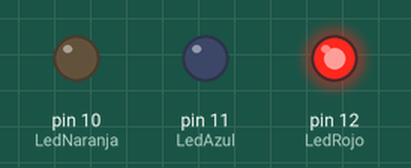
Simulated run of this sketch. Board: Arduino Uno, built with avr-gcc and run on an emulated ATmega328P. Parts: output pins drawn as LEDs (lit = HIGH).

Above: at 0.1 s.
At 0.9 s:
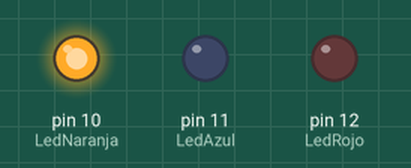
At 1.7 s:
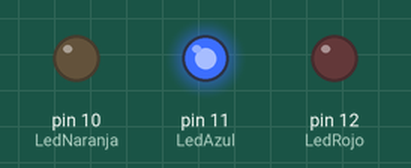
At 2.7 s:
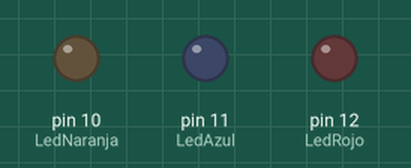
Timing chart, 0 to 3.0 s (numbered marks = the images above):
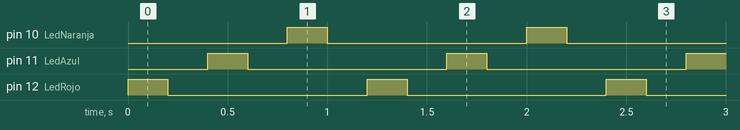

Measured:
- by itself, pin 10 (LedNaranja), pin 11 (LedAzul), pin 12 (LedRojo): alternates HIGH for 0.20 s and LOW for 1.0 s
- by itself, everything shown: repeats every 1.2 s, in 6 steps

The sketch:

Practica2.ino
```cpp
int LedRojo=12;
int LedAzul=11;
int LedNaranja=10;
int Tiempo=200;
void setup()
{
  pinMode (LedRojo,OUTPUT);
  pinMode (LedAzul,OUTPUT);
  pinMode (LedNaranja,OUTPUT);
}

void loop()
{
 digitalWrite (LedRojo,HIGH);
  delay (Tiempo);
  digitalWrite (LedRojo,LOW);
  delay (Tiempo);
  digitalWrite (LedAzul,HIGH);
  delay (Tiempo);
   digitalWrite (LedAzul,LOW);
  delay (Tiempo);
  digitalWrite (LedNaranja,HIGH);
  delay (Tiempo);
  digitalWrite (LedNaranja,LOW);
  delay (Tiempo);

}
```
